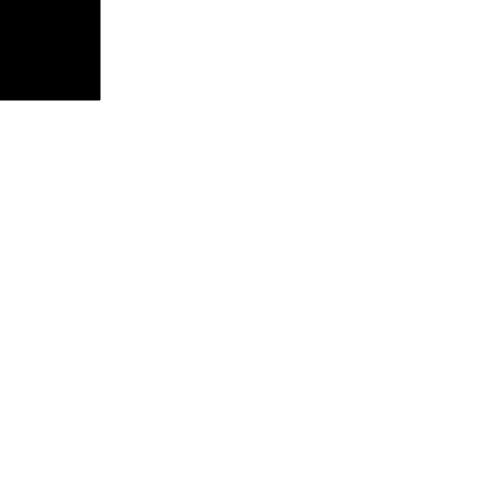
Frame 1 (no input)
Frame 60 (no input): identical to frame 1, image omitted
Frame 120 (the mouse pressed at the canvas centre since frame 60): identical to frame 1, image omitted

The p5.js sketch that drew this single still picture (run headless with seeded random() and noise() and a simulated clock; from frame 60 on, the mouse is pressed at the canvas centre):

// p5.js sketch
// ── sketch.js
function setup(){createCanvas(500,500)}
var p=[0,0]
function draw(){background(255);fill(0);rect(p[0],p[1],100,100)}
function mouseDragged(){if(p[0]<mouseX&&p[0]+100>mouseX&&p[1]<mouseY&&p[1]+100>mouseY){
    p[0]=mouseX-50
    p[1]=mouseY-50
}}
